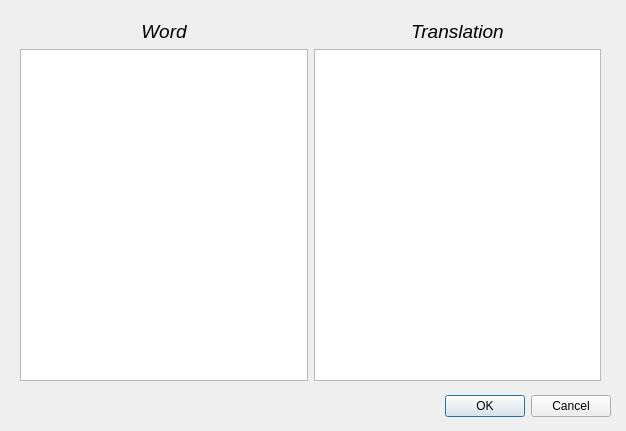
<?xml version="1.0" encoding="UTF-8"?>
<ui version="4.0">
 <class>WordsAdding</class>
 <widget class="QDialog" name="WordsAdding">
  <property name="geometry">
   <rect>
    <x>0</x>
    <y>0</y>
    <width>626</width>
    <height>431</height>
   </rect>
  </property>
  <property name="windowTitle">
   <string>Dialog</string>
  </property>
  <widget class="QDialogButtonBox" name="buttonBox">
   <property name="geometry">
    <rect>
     <x>270</x>
     <y>390</y>
     <width>341</width>
     <height>32</height>
    </rect>
   </property>
   <property name="orientation">
    <enum>Qt::Horizontal</enum>
   </property>
   <property name="standardButtons">
    <set>QDialogButtonBox::Cancel|QDialogButtonBox::Ok</set>
   </property>
  </widget>
  <widget class="QWidget" name="layoutWidget">
   <property name="geometry">
    <rect>
     <x>20</x>
     <y>20</y>
     <width>581</width>
     <height>361</height>
    </rect>
   </property>
   <layout class="QHBoxLayout" name="horizontalLayout_2">
    <item>
     <layout class="QVBoxLayout" name="verticalLayout_3">
      <item>
       <widget class="QLabel" name="label_3">
        <property name="font">
         <font>
          <family>Arial</family>
          <pointsize>14</pointsize>
          <italic>true</italic>
         </font>
        </property>
        <property name="layoutDirection">
         <enum>Qt::LeftToRight</enum>
        </property>
        <property name="text">
         <string>Word</string>
        </property>
        <property name="alignment">
         <set>Qt::AlignCenter</set>
        </property>
       </widget>
      </item>
      <item>
       <widget class="QPlainTextEdit" name="word_2">
        <property name="font">
         <font>
          <family>Arial</family>
          <pointsize>12</pointsize>
          <italic>true</italic>
         </font>
        </property>
        <property name="plainText">
         <string notr="true"/>
        </property>
       </widget>
      </item>
     </layout>
    </item>
    <item>
     <layout class="QVBoxLayout" name="verticalLayout_4">
      <item>
       <widget class="QLabel" name="label_4">
        <property name="font">
         <font>
          <family>Arial</family>
          <pointsize>14</pointsize>
          <italic>true</italic>
         </font>
        </property>
        <property name="layoutDirection">
         <enum>Qt::LeftToRight</enum>
        </property>
        <property name="text">
         <string>Translation</string>
        </property>
        <property name="alignment">
         <set>Qt::AlignCenter</set>
        </property>
       </widget>
      </item>
      <item>
       <widget class="QPlainTextEdit" name="translate_2">
        <property name="font">
         <font>
          <family>Arial</family>
          <pointsize>12</pointsize>
          <italic>true</italic>
         </font>
        </property>
       </widget>
      </item>
     </layout>
    </item>
   </layout>
  </widget>
 </widget>
 <resources/>
 <connections>
  <connection>
   <sender>buttonBox</sender>
   <signal>accepted()</signal>
   <receiver>WordsAdding</receiver>
   <slot>accept()</slot>
   <hints>
    <hint type="sourcelabel">
     <x>248</x>
     <y>254</y>
    </hint>
    <hint type="destinationlabel">
     <x>157</x>
     <y>274</y>
    </hint>
   </hints>
  </connection>
  <connection>
   <sender>buttonBox</sender>
   <signal>rejected()</signal>
   <receiver>WordsAdding</receiver>
   <slot>reject()</slot>
   <hints>
    <hint type="sourcelabel">
     <x>316</x>
     <y>260</y>
    </hint>
    <hint type="destinationlabel">
     <x>286</x>
     <y>274</y>
    </hint>
   </hints>
  </connection>
 </connections>
</ui>
